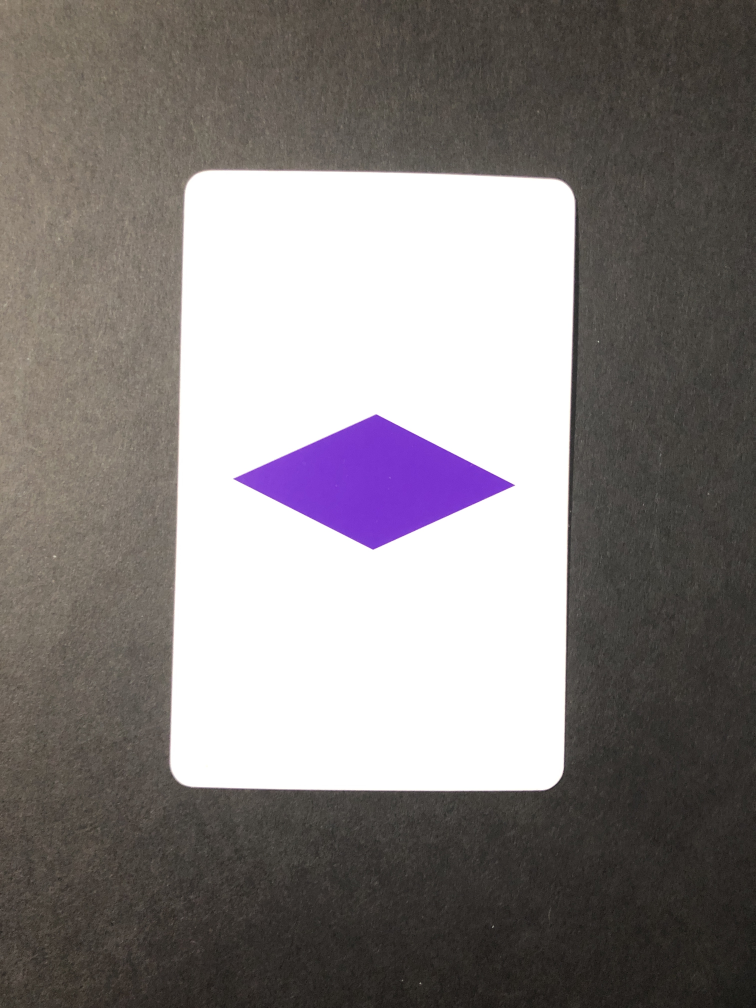
#> input picture img/0201.jpg, 3024 x 4032 px (shown at 1/4 size)
$ python learning.py
#> lines starting #> are read from the running program, lines starting #| are printed output that depends on the picture; after the words box and inside, x2 and y2 are one past the last pixel; in counts of white or black regions, pixels touching at a corner belong together
#> further down, img is the input picture: shape (4032, 3024, 3); mean B, G, R 127.6, 128.1, 133.7
#> `imgHSV = cv2.cvtColor(img, cv2.COLOR_BGR2HSV)`: imgHSV: shape (4032, 3024, 3); mean H, S, V 15.3, 29.7, 135.7
import cv2
import numpy as np

WAIT_TIME = 3000


# shows image
# [11 lines left out: functions show_wait, warp, not called in this run]


# horizontal/vertical stacking
# imgHor = np.hstack((img1, img2))
# show_wait("Horizontally Stacked", imgHor, WAIT_TIME)
# same thing but with vstack
# limitations: no resizing; both must be same type (ex grayscale or rgb)

# # reading image
# image = cv2.imread("img/0__1.jpg")
# show_wait("Normal Image", image, WAIT_TIME)
#
# # grayscaling
# img_gs = cv2.cvtColor(image, cv2.COLOR_BGR2GRAY)
# show_wait("Grayscale Image", img_gs, WAIT_TIME)
#
# # blurring; (7,7) is how much to blur (must be odd)
# img_blur = cv2.GaussianBlur(image, (69, 69), 0)
# show_wait("Blurred Image", img_blur, WAIT_TIME)

# canny edge thing
# img_canny = cv2.Canny(image, 275, 275)
# show_wait("Canny Image", img_canny, WAIT_TIME)
#
# # dilation w/canny
# img_dilated = cv2.dilate(img_canny, kernel=np.ones((5,5), np.uint8), iterations=2)
# show_wait("Dilated Image", img_dilated, WAIT_TIME)

# erosion: same as dilation but with .erode

# resize: img_resized = cv2.resize(image, (width, hight)
# crop: img_cropped = image[h0:h, w0:w]

# # creating color image
# img = np.zeros((512, 512, 3), np.uint8)
# # sets to blue. can set limits in the brackets
# img[:] = 255, 0, 0
# show_wait("img", img, WAIT_TIME)

def video():
    # reading video from static
    # vid = cv2.VideoCapture("pathname")
    # reading video from camera
    vid = cv2.VideoCapture(1)
    # set width
    vid.set(3, 640)
    # set height
    vid.set(4, 480)

    # frame by frame
    while True:
        success, img = vid.read()
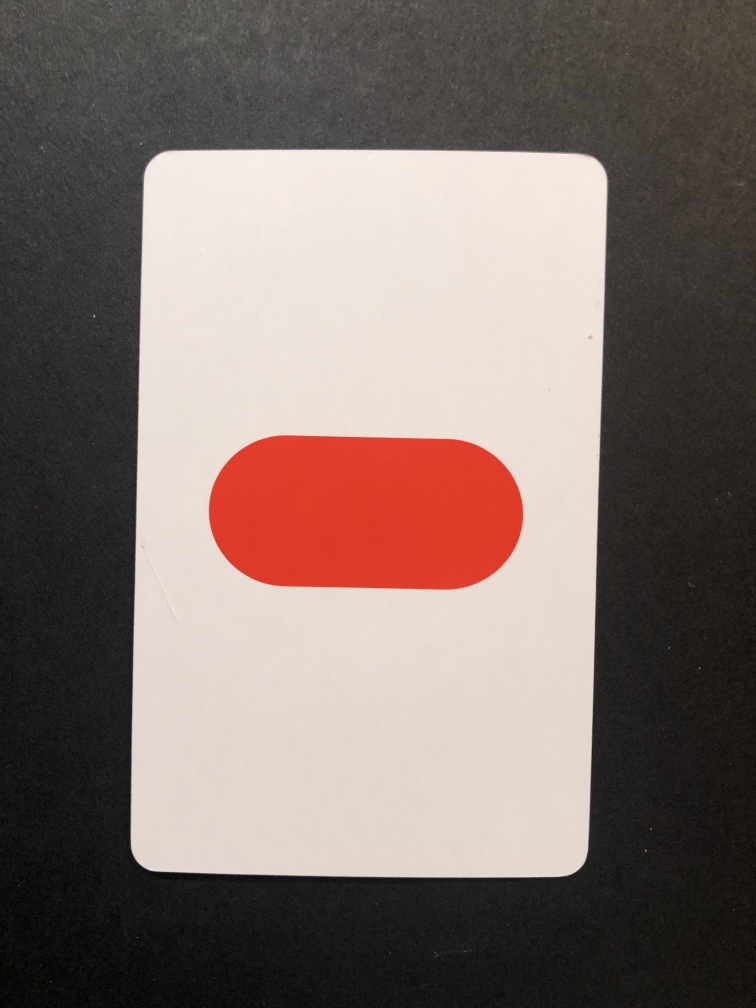
#> input picture img/0000.jpg, 3024 x 4032 px, given in place of the camera (shown at 1/4 size)
#> img is the input picture: shape (4032, 3024, 3); mean B, G, R 107.6, 113.1, 127.8
        img_canny = cv2.Canny(img, 350, 350)
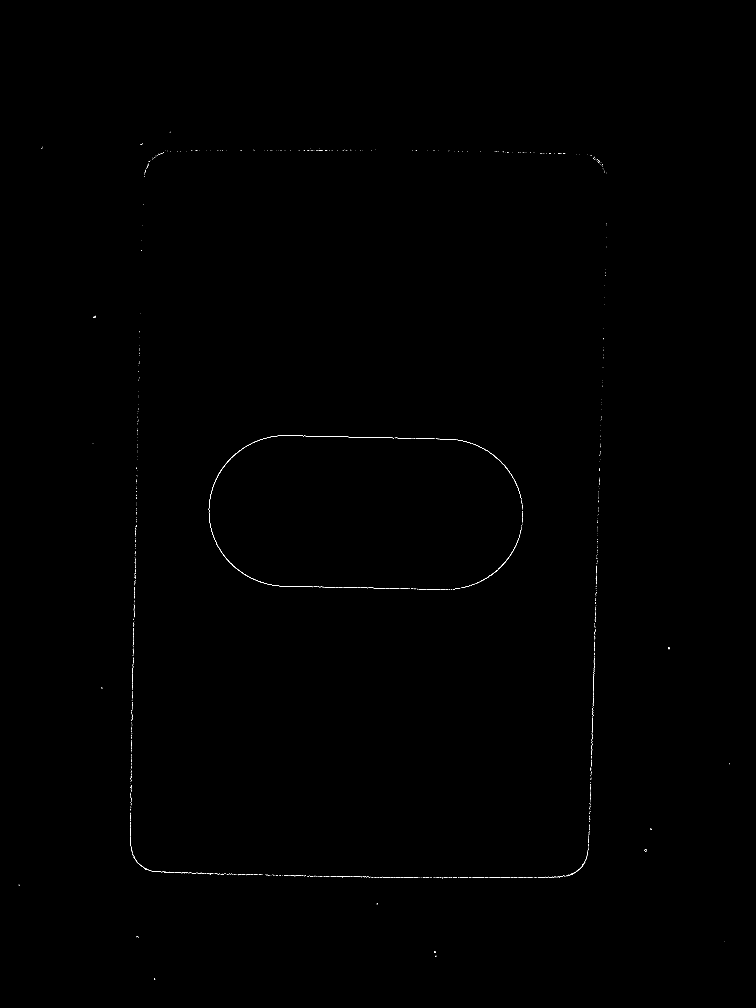
#> img_canny: shape (4032, 3024) (shown at 1/4 size); 0.07% white in thin lines or dots, all inside (x1, y1, x2, y2) = (74, 526, 2920, 3919)
        cv2.imshow("Video name", img_canny)
        # check for q keybind to quit
        if cv2.waitKey(1) & 0xFF == ord('q'):
#> (key q is pressed here)
            break


# video()
def empty(dummy):
    print(dummy)


# [31 lines left out: function stackImages, not called in this run]


path = "img/0201.jpg"

cv2.namedWindow("TrackBars")
cv2.resizeWindow("TrackBars", 840, 240)
cv2.createTrackbar("Hue Min", "TrackBars", 0, 179, empty)
cv2.createTrackbar("Hue Max", "TrackBars", 179, 179, empty)
cv2.createTrackbar("Sat Min", "TrackBars", 0, 255, empty)
cv2.createTrackbar("Sat Max", "TrackBars", 255, 255, empty)
cv2.createTrackbar("Val Min", "TrackBars", 0, 255, empty)
cv2.createTrackbar("Val Max", "TrackBars", 255, 255, empty)

# [7 lines of commented-out code are left out]
img = cv2.imread(path)
imgHSV = cv2.cvtColor(img, cv2.COLOR_BGR2HSV)


video()

# [23 lines of commented-out code are left out]
